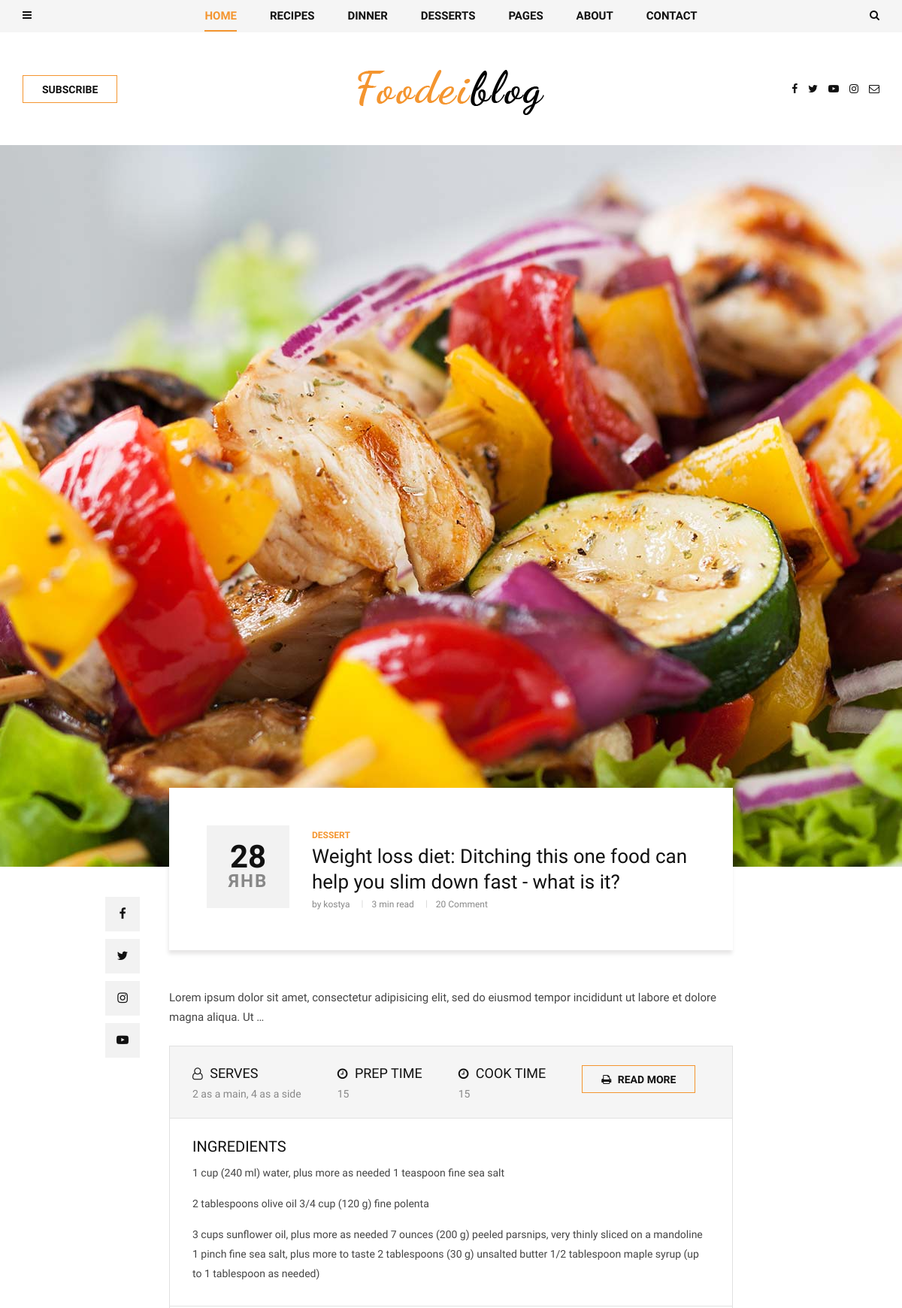
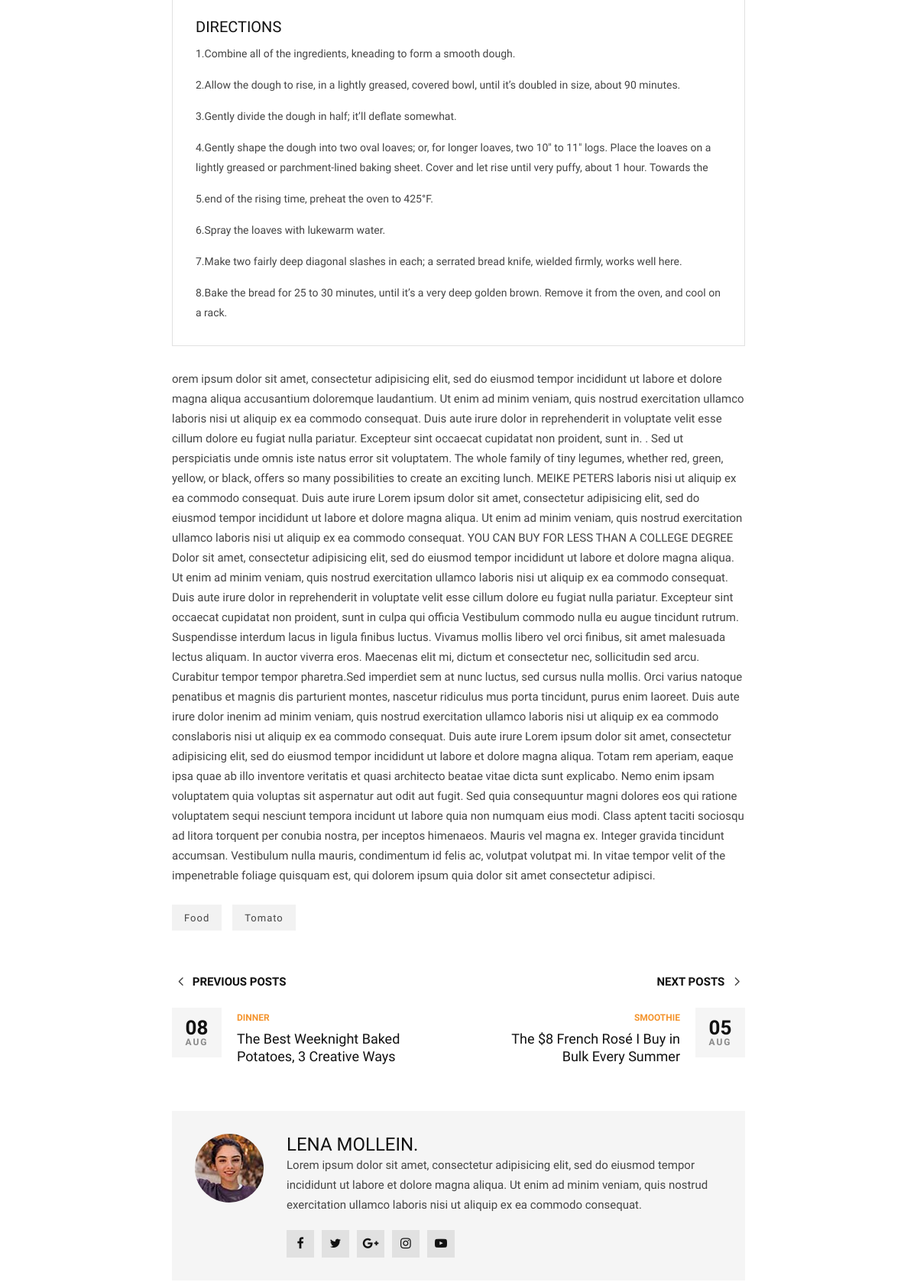
Screenshot of /dessert/food1/ (upper part) with the database file from the repository (2 pictures, top to bottom).
### blog/models.py (models this page shows, shortened)
class Post(models.Model):
    author = models.ForeignKey(User, related_name="posts", on_delete=models.CASCADE)
    title = models.CharField(max_length=200)
    image = models.ImageField(upload_to='articles/')
    text = models.TextField()
    category = models.ForeignKey(
        Category,
        related_name="post",
        on_delete=models.SET_NULL,
        null=True
    )
    tags = models.ManyToManyField(Tag, related_name="post")
    create_at = models.DateTimeField(auto_now_add=True)
    slug = models.SlugField(max_length=200, default='', unique=True)
    def get_recipes(self):
        return self.recipes.all()

class Category(MPTTModel):
    name = models.CharField(max_length=100)
    slug = models.SlugField(max_length=100)
    parent = TreeForeignKey(
        'self',
        related_name="children",
        on_delete=models.SET_NULL,
        null=True,
        blank=True
    )
    def __str__(self):
        return self.name
    class MPTTMeta:
        order_insertion_by = ['name']

class Recipe(models.Model):
    name = models.CharField(max_length=100)
    serves = models.CharField(max_length=50)
    prep_time = models.PositiveSmallIntegerField(default=0)
    cook_time = models.PositiveSmallIntegerField(default=0)
    ingredients = RichTextField()
    directions = RichTextField()
    post = models.ForeignKey(
        Post,
        related_name="recipes",
        on_delete=models.SET_NULL,
        null=True,
        blank=True
    )

class Tag(models.Model):
    name = models.CharField(max_length=100)
    slug = models.SlugField(max_length=100)

### blog/views.py (the view)
# urls.py: path('<slug:slug>/<slug:post_slug>/', views.PostDetailView.as_view(), name="post_single"),
class PostDetailView(DetailView):
    model = Post
    context_object_name = "post"
    slug_url_kwarg = 'post_slug'

### templates/blog/post_detail.html (shortened to what this page needs)
{% extends 'base.html' %}
{% block content %}
<section class="single-post spad">
    <div class="single-post__hero set-bg" data-setbg="{{ post.image.url }}"></div>
    <div class="container">
        <div class="row d-flex justify-content-center">
            <div class="col-lg-8">
                <div class="single-post__title">
                    <div class="single-post__title__meta">
                        <h2>{{ post.create_at|date:"d" }}</h2>
                        <span>{{ post.create_at|date:"M" }}</span>
                    </div>
                    <div class="single-post__title__text">
                        <ul class="label">
                            <li>{{ post.category }}</li>
                        </ul>
                        <h4>{{ post.title }}</h4>
                        <ul class="widget">
                            <li>by {{ post.author }}</li>
                            <li>3 min read</li>
                            <li>20 Comment</li>
                        </ul>
                    </div>
                </div>
                <div class="single-post__social__item">
                    <ul>
                        <li><a href="#"><i class="fa fa-facebook"></i></a></li>
                        <li><a href="#"><i class="fa fa-twitter"></i></a></li>
                        <li><a href="#"><i class="fa fa-instagram"></i></a></li>
                        <li><a href="#"><i class="fa fa-youtube-play"></i></a></li>
                    </ul>
                </div>
                <div class="single-post__top__text">
                    <p>{{ post.text|truncatewords:20 }} </p>
                </div>
                <div class="single-post__recipe__details">
                    {% for recipe in post.get_recipes %}
                    <div class="single-post__recipe__details__option">
                        <ul>
                            <li>
                                <h5><i class="fa fa-user-o"></i> SERVES</h5>
                                <span>{{ recipe.serves }}</span>
                            </li>
                            <li>
                                <h5><i class="fa fa-clock-o"></i> PREP TIME</h5>
                                <span>{{ recipe.prep_time }}</span>
                            </li>
                            <li>
                                <h5><i class="fa fa-clock-o"></i> Cook TIME</h5>
                                <span>{{ recipe.cook_time }}</span>
                            </li>
                            <li><a href="#" class="primary-btn"><i class="fa fa-print"></i> Read more</a></li>
                        </ul>
                    </div>
                    <div class="single-post__recipe__details__indegradients">
                        <h5>Ingredients</h5>
                        {{ recipe.ingredients|safe }}
                    </div>
                    <div class="single-post__recipe__details__direction">
                        <h5>Directions</h5>
                        {{ recipe.directions|safe }}
                    </div>
                    {% endfor %}
                </div>
                <div class="single-post__desc">
                    <p>{{ post.text|slice:"250:" }}</p>
                </div>
                <div class="single-post__tags">
                    {% for tag in post.tags.all %}
                    <a href="#">{{ tag.name }}</a>
                    {% endfor %}
                </div>
                <div class="single-post__next__previous">
                    <div class="row">
                        <div class="col-lg-6 col-md-6 col-sm-6">
                            <a href="#" class="single-post__previous">
                                <h6><span class="arrow_carrot-left"></span> Previous posts</h6>
                                <div class="single-post__previous__meta">
                                    <h4>08</h4>
                                    <span>Aug</span>
                                </div>
                                <div class="single-post__previous__text">
                                    <span>Dinner</span>
                                    <h5>The Best Weeknight Baked <br/>Potatoes, 3 Creative Ways</h5>
                                </div>
                            </a>
                        </div>
                        <div class="col-lg-6 col-md-6 col-sm-6">
                            <a href="#" class="single-post__next">
                                <h6>Next posts <span class="arrow_carrot-right"></span></h6>
                                <div class="single-post__next__meta">
                                    <h4>05</h4>
                                    <span>Aug</span>
                                </div>
                                <div class="single-post__next__text">
                                    <span>Smoothie</span>
                                    <h5>The $8 French Rosé I Buy in <br/>Bulk Every Summer</h5>
                                </div>
                            </a>
                        </div>
                    </div>
                </div>
                <div class="single-post__author__profile">
                    <div class="single-post__author__profile__pic">
                        <img src="img/categories/single-post/author-profile.jpg" alt="">
                    </div>
                    <div class="single-post__author__profile__text">
                        <h4>Lena Mollein.</h4>
                        <p>Lorem ipsum dolor sit amet, consectetur adipisicing elit, sed do eiusmod tempor
                            incididunt ut labore et dolore magna aliqua. Ut enim ad minim veniam, quis nostrud
                            exercitation ullamco laboris nisi ut aliquip ex ea commodo consequat.</p>
                        <div class="single-post__author__profile__social">
                            <a href="#"><i class="fa fa-facebook"></i></a>
                            <a href="#"><i class="fa fa-twitter"></i></a>
                            <a href="#"><i class="fa fa-google-plus"></i></a>
                            <a href="#"><i class="fa fa-instagram"></i></a>
                            <a href="#"><i class="fa fa-youtube-play"></i></a>
                        </div>
                    </div>
                </div>
            </div>
        </div>
    </div>
</section>
{% endblock content %}

### rows the page displays
Post: create_at "28", create_at "ЯНВ", category "DESSERT", title "Weight loss diet: Ditching this one food can help you slim down fast - what is it?", author "kostya", text "Lorem ipsum dolor sit amet, consectetur adipisicing elit, sed do eiusmod tempor incididunt ut labore et dolore magna aliqua. Ut …", text "orem ipsum dolor sit amet, consectetur adipisicing elit, sed do eiusmod tempor incididunt ut labore et dolore magna aliqua accusantium doloremque laudantium. Ut enim ad minim veniam, quis nostrud exercitation ullamco laboris nisi ut aliquip ex ea commodo consequat. Duis aute irure dolor in reprehenderit in voluptate velit esse cillum dolore eu fugiat nulla pariatur. Excepteur sint occaecat cupidatat non proident, sunt in. . Sed ut perspiciatis unde omnis iste natus error sit voluptatem. The whole family of tiny legumes, whether red, green, yellow, or black, offers so many possibilities to create an exciting lunch. MEIKE PETERS laboris nisi ut aliquip ex ea commodo consequat. Duis aute irure…"
Recipe: serves "2 as a main, 4 as a side", prep_time "15", cook_time "15", ingredients "1 cup (240 ml) water, plus more as needed 1 teaspoon fine sea salt 2 tablespoons olive oil 3/4 cup (120 g) fine polenta 3 cups sunflower oil, plus more as needed 7 ounces (200 g) peeled parsnips, very thinly sliced on a mandoline 1 pinch fine sea salt, plus more to taste 2 tablespoons (30 g) unsalted butter 1/2 tablespoon maple syrup (up to 1 tablespoon as needed)", directions "1.Combine all of the ingredients, kneading to form a smooth dough. 2.Allow the dough to rise, in a lightly greased, covered bowl, until it’s doubled in size, about 90 minutes. 3.Gently divide the dough in half; it’ll deflate somewhat. 4.Gently shape the dough into two oval loaves; or, for longer loaves, two 10″ to 11″ logs. Place the loaves on a lightly greased or parchment-lined baking sheet. Cover and let rise until very puffy, about 1 hour. Towards the 5.end of the rising time, preheat the oven to 425°F. 6.Spray the loaves with lukewarm water. 7.Make two fairly deep diagonal slashes in each; a serrated bread knife, wielded firmly, works well here. 8.Bake the bread for 25 to 30 minutes,…"
Tag: name "Food"
Tag: name "Tomato"
